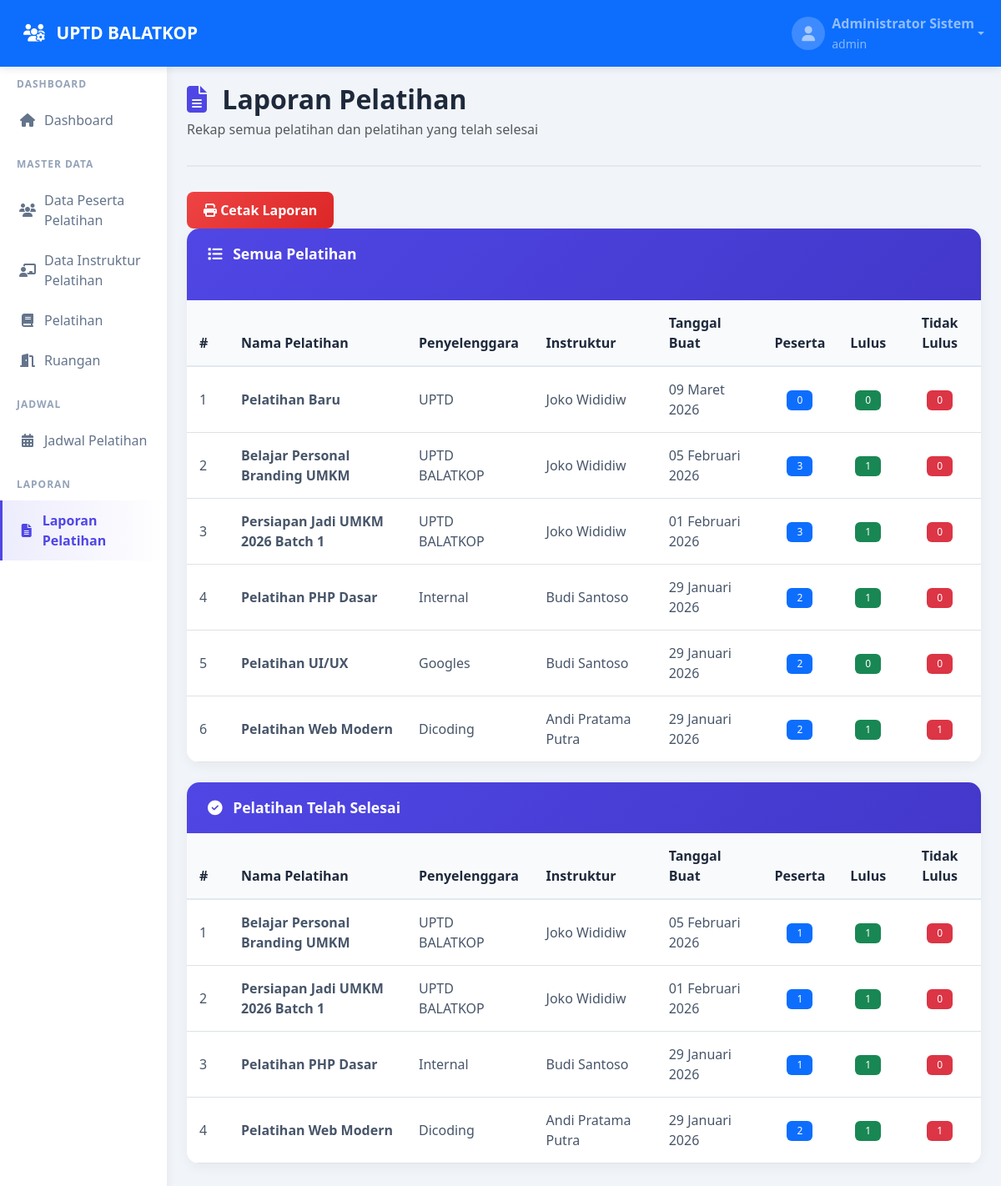
The page /Pimpinan/laporan_pelatihan.php (signed in) on the database its author committed.
### tables this page shows
CREATE TABLE `pelatihan` (
  `id` int(11) NOT NULL,
  `nama_pelatihan` varchar(100) NOT NULL,
  `penyelenggara` varchar(100) DEFAULT NULL,
  `kuota` int(11) DEFAULT NULL,
  `created_at` timestamp NULL DEFAULT current_timestamp(),
  `instruktur_id` int(11) DEFAULT NULL
);

CREATE TABLE `users` (
  `id` int(11) NOT NULL,
  `nama_lengkap` varchar(100) NOT NULL,
  `username` varchar(50) NOT NULL,
  `password` varchar(255) NOT NULL,
  `role` enum('Peserta','Admin','Instruktur','Pimpinan') NOT NULL DEFAULT 'Peserta',
  `created_at` timestamp NULL DEFAULT current_timestamp(),
  `updated_at` timestamp NULL DEFAULT current_timestamp() ON UPDATE current_timestamp()
);

### config.php (called while the page is built, shortened)
<?php
function format_tanggal($date) {
    $bulan = [
        1 => 'Januari', 'Februari', 'Maret', 'April', 'Mei', 'Juni',
        'Juli', 'Agustus', 'September', 'Oktober', 'November', 'Desember'
    ];
    $timestamp = strtotime($date);
    $d = date('d', $timestamp);
    $m = date('n', $timestamp);
    $y = date('Y', $timestamp);
    return $d . ' ' . $bulan[$m] . ' ' . $y;
}
?>

### Pimpinan/laporan_pelatihan.php (the view, shortened to what this page needs)
<?php
require_once '../config.php';
$conn = getConnection();
$pelatihan = $conn->query("
    SELECT
        p.id,
        p.nama_pelatihan,
        p.penyelenggara,
        u.nama_lengkap AS instruktur,
        p.created_at,
        COUNT(rp.id) AS total_peserta,
        SUM(CASE WHEN rp.status = 'Lulus' THEN 1 ELSE 0 END) AS total_lulus,
        SUM(CASE WHEN rp.status = 'Tidak Lulus' THEN 1 ELSE 0 END) AS total_tidak_lulus
    FROM pelatihan p
    LEFT JOIN users u ON p.instruktur_id = u.id
    LEFT JOIN riwayat_peserta rp ON p.id = rp.pelatihan_id
    GROUP BY p.id
    ORDER BY p.created_at DESC
");
$pelatihan_selesai = $conn->query("
    SELECT
        p.id,
        p.nama_pelatihan,
        p.penyelenggara,
        u.nama_lengkap AS instruktur,
        p.created_at,
        COUNT(rp.id) AS total_peserta,
        SUM(CASE WHEN rp.status = 'Lulus' THEN 1 ELSE 0 END) AS total_lulus,
        SUM(CASE WHEN rp.status = 'Tidak Lulus' THEN 1 ELSE 0 END) AS total_tidak_lulus
    FROM pelatihan p
    LEFT JOIN users u ON p.instruktur_id = u.id
    LEFT JOIN riwayat_peserta rp ON p.id = rp.pelatihan_id
    WHERE rp.status IN ('Lulus','Tidak Lulus')
    GROUP BY p.id
    HAVING total_lulus > 0 OR total_tidak_lulus > 0
    ORDER BY p.created_at DESC
");
?>
<!DOCTYPE html>
<html lang="id">
<head>
    <link href="https://cdn.jsdelivr.net/npm/bootstrap@5.3.0/dist/css/bootstrap.min.css" rel="stylesheet">
    <link rel="stylesheet" href="https://cdnjs.cloudflare.com/ajax/libs/font-awesome/6.4.0/css/all.min.css">
    <link rel="stylesheet" href="../assets/css/style.css">
</head>
<body>
    <?php include '../includes/navbar.php'; ?>
    <div class="container-fluid">
        <div class="row">
            <?php include '../includes/sidebar.php'; ?>
            <main class="col-md-9 ms-sm-auto col-lg-10 px-md-4 main-content">
                <div class="page-header">
                    <h1><i class="fas fa-file-alt"></i> Laporan Pelatihan</h1>
                    <p class="text-muted">Rekap semua pelatihan dan pelatihan yang telah selesai</p>
                </div>
                <a href="laporan_pelatihan_cetak.php" target="_blank" class="btn btn-danger">
                    <i class="fas fa-print"></i> Cetak Laporan
                </a>
                <br>
                <div class="content-card mb-4">
                    <div class="card-header">
                        <h5><i class="fas fa-list"></i> Semua Pelatihan</h5>
                        <br>
                    </div>
                    <div class="table-responsive">
                        <table class="table table-hover align-middle">
                            <thead>
                                <tr>
                                    <th width="50">#</th>
                                    <th>Nama Pelatihan</th>
                                    <th>Penyelenggara</th>
                                    <th>Instruktur</th>
                                    <th>Tanggal Buat</th>
                                    <th class="text-center">Peserta</th>
                                    <th class="text-center">Lulus</th>
                                    <th class="text-center">Tidak Lulus</th>
                                </tr>
                            </thead>
                            <tbody>
                                <?php $no = 1;
                                foreach ($pelatihan as $row): ?>
                                    <tr>
                                        <td><?= $no++; ?></td>
                                        <td><strong><?= htmlspecialchars($row['nama_pelatihan']); ?></strong></td>
                                        <td><?= htmlspecialchars($row['penyelenggara'] ?: '-'); ?></td>
                                        <td><?= htmlspecialchars($row['instruktur'] ?: '-'); ?></td>
                                        <td><?= format_tanggal($row['created_at']); ?></td>
                                        <td class="text-center">
                                            <span class="badge bg-primary"><?= $row['total_peserta']; ?></span>
                                        </td>
                                        <td class="text-center">
                                            <span class="badge bg-success"><?= $row['total_lulus'] ?: 0; ?></span>
                                        </td>
                                        <td class="text-center">
                                            <span class="badge bg-danger"><?= $row['total_tidak_lulus'] ?: 0; ?></span>
                                        </td>
                                    </tr>
                                <?php endforeach; ?>
                            </tbody>
                        </table>
                    </div>
                </div>
                <div class="content-card">
                    <div class="card-header">
                        <h5><i class="fas fa-check-circle"></i> Pelatihan Telah Selesai</h5>
                    </div>
                    <div class="table-responsive">
                        <table class="table table-hover align-middle">
                            <thead>
                                <tr>
                                    <th width="50">#</th>
                                    <th>Nama Pelatihan</th>
                                    <th>Penyelenggara</th>
                                    <th>Instruktur</th>
                                    <th>Tanggal Buat</th>
                                    <th class="text-center">Peserta</th>
                                    <th class="text-center">Lulus</th>
                                    <th class="text-center">Tidak Lulus</th>
                                </tr>
                            </thead>
                            <tbody>
                                <?php $no = 1;
                                foreach ($pelatihan_selesai as $row): ?>
                                    <tr>
                                        <td><?= $no++; ?></td>
                                        <td><strong><?= htmlspecialchars($row['nama_pelatihan']); ?></strong></td>
                                        <td><?= htmlspecialchars($row['penyelenggara'] ?: '-'); ?></td>
                                        <td><?= htmlspecialchars($row['instruktur'] ?: '-'); ?></td>
                                        <td><?= format_tanggal($row['created_at']); ?></td>
                                        <td class="text-center">
                                            <span class="badge bg-primary"><?= $row['total_peserta']; ?></span>
                                        </td>
                                        <td class="text-center">
                                            <span class="badge bg-success"><?= $row['total_lulus'] ?: 0; ?></span>
                                        </td>
                                        <td class="text-center">
                                            <span class="badge bg-danger"><?= $row['total_tidak_lulus'] ?: 0; ?></span>
                                        </td>
                                    </tr>
                                <?php endforeach; ?>
                            </tbody>
                        </table>
                    </div>
                </div>
            </main>
        </div>
    </div>
</body>
</html>

### assets/css/style.css (style rules this page uses)
:root { --primary: #4f46e5; --primary-dark: #4338ca; --secondary: #06b6d4; --success: #10b981; --danger: #ef4444; --warning: #f59e0b; --info: #3b82f6; --dark: #1e293b; --light: #f8fafc; --sidebar-width: 250px; }
* { margin: 0; padding: 0; box-sizing: border-box; }
body { font-family: 'Segoe UI', Tahoma, Geneva, Verdana, sans-serif; background-color: #f1f5f9; overflow-x: hidden; }
.main-content { margin-top: 20px; padding-bottom: 40px; }
.page-header { margin-bottom: 30px; padding-bottom: 15px; border-bottom: 2px solid #e2e8f0; }
.page-header h1 { font-size: 2rem; font-weight: 700; color: var(--dark); margin-bottom: 5px; }
.page-header h1 i { color: var(--primary); margin-right: 10px; }
.content-card { background: white; border-radius: 15px; box-shadow: 0 4px 15px rgba(0,0,0,0.05); margin-bottom: 30px; overflow: hidden; animation: fadeInUp 0.6s ease-out; }
.content-card .card-header { background: linear-gradient(135deg, var(--primary) 0%, var(--primary-dark) 100%); color: white; padding: 20px 25px; border: none; }
.content-card .card-header h5 { margin: 0; font-weight: 600; font-size: 1.1rem; }
.content-card .card-header i { margin-right: 8px; }
.table { margin-bottom: 0; }
.table thead th { background: #f8fafc; color: var(--dark); font-weight: 600; border-bottom: 2px solid #e2e8f0; padding: 15px; }
.table tbody td { padding: 15px; vertical-align: middle; color: #475569; }
.table-hover tbody tr { transition: all 0.3s; }
.badge { padding: 6px 12px; font-weight: 500; border-radius: 6px; }
.btn { padding: 10px 20px; border-radius: 8px; font-weight: 600; transition: all 0.3s; border: none; }
.btn-danger { background: linear-gradient(135deg, #ef4444 0%, #dc2626 100%); }

### rows shown on the page
pelatihan: nama_pelatihan "Pelatihan Baru", penyelenggara "UPTD", instruktur.nama_lengkap "Joko Wididiw", created_at "09 Maret 2026", total_peserta "0", total_lulus "0", total_tidak_lulus "0"
pelatihan: nama_pelatihan "Belajar Personal Branding UMKM", penyelenggara "UPTD BALATKOP", instruktur.nama_lengkap "Joko Wididiw", created_at "05 Februari 2026", total_peserta "3", total_lulus "1", total_tidak_lulus "0", total_peserta "1"
pelatihan: nama_pelatihan "Persiapan Jadi UMKM 2026 Batch 1", penyelenggara "UPTD BALATKOP", instruktur.nama_lengkap "Joko Wididiw", created_at "01 Februari 2026", total_peserta "3", total_lulus "1", total_tidak_lulus "0", total_peserta "1"
pelatihan: nama_pelatihan "Pelatihan PHP Dasar", penyelenggara "Internal", instruktur.nama_lengkap "Budi Santoso", created_at "29 Januari 2026", total_peserta "2", total_lulus "1", total_tidak_lulus "0", total_peserta "1"
pelatihan: nama_pelatihan "Pelatihan UI/UX", penyelenggara "Googles", instruktur.nama_lengkap "Budi Santoso", created_at "29 Januari 2026", total_peserta "2", total_lulus "0", total_tidak_lulus "0"
pelatihan: nama_pelatihan "Pelatihan Web Modern", penyelenggara "Dicoding", instruktur.nama_lengkap "Andi Pratama Putra", created_at "29 Januari 2026", total_peserta "2", total_lulus "1", total_tidak_lulus "1"

### other values the page prints
APP_NAME "UPTD BALATKOP"
$_SESSION['nama_lengkap'] "Administrator Sistem"
$_SESSION['username'] "admin"
